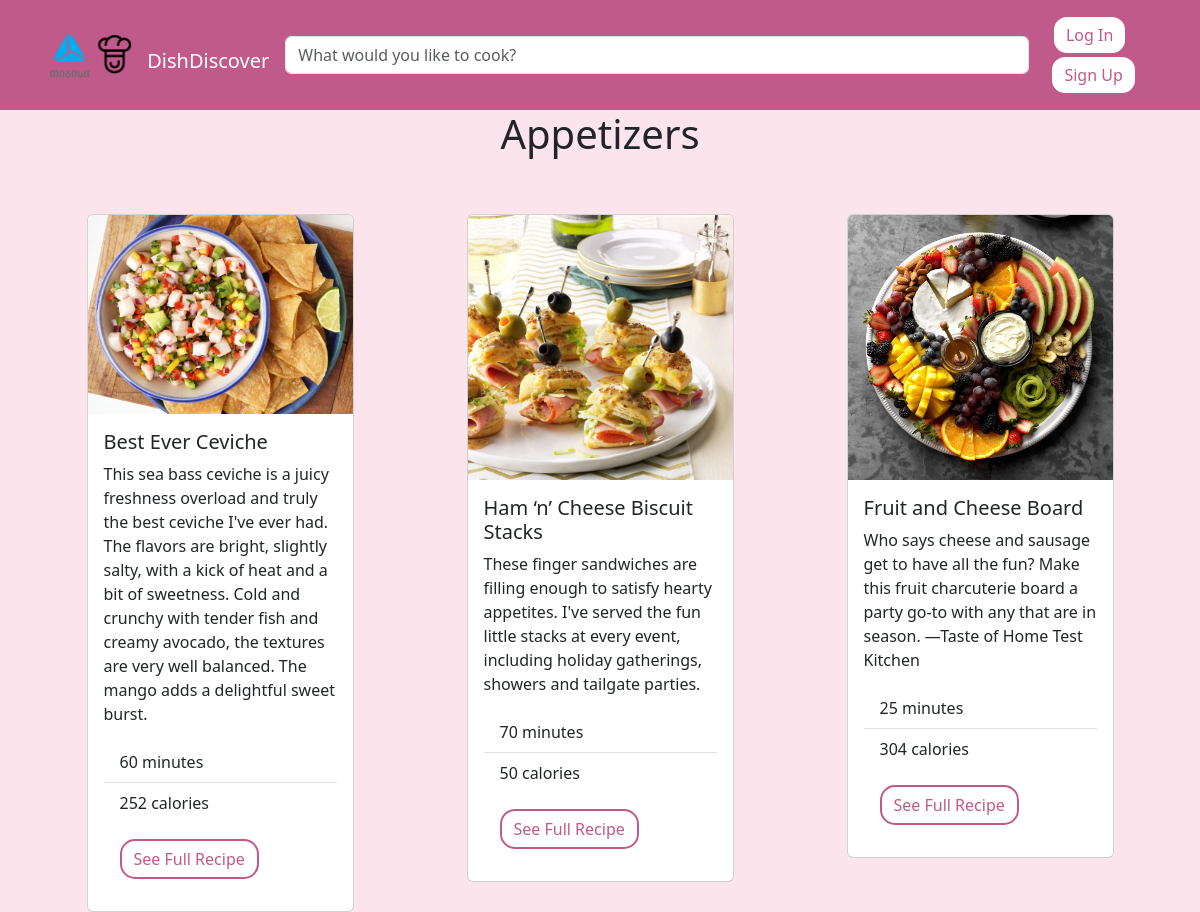
/appetizers, run on the app's committed database.
### models.py (models this page shows)
class Recipe(database.Model):
    id = Column(Integer, primary_key=True)
    title = Column(String(100), nullable=False)
    file = Column(String(255), nullable=False)
    description = Column(Text, nullable=False)
    cooking_time = Column(Text, nullable=True)
    calories = Column(Integer, nullable=True)
    ingredients = Column(Text, nullable=False)
    instructions = Column(Text, nullable=False)
    user_id = Column(Integer, ForeignKey('user.id'), nullable=False)
    category_id = database.Column(Integer, ForeignKey('category.id'), nullable=False)

### routes.py (the view)
@app.route('/appetizers')
def appetizers():
    category_name = 'appetizers'
    category = Category.query.filter_by(name=category_name).first()
    if category:
        recipes = Recipe.query.filter_by(category=category).all()
        return render_template('appetizers.html', recipes=recipes)

### templates/appetizers.html (shortened to what this page needs)
{% extends "base.html" %}
{% block content %}
<h1>Appetizers</h1>
<div class="container">
    <div class="row">  {% for recipe in recipes %}
        <div class="col-md-4 mt-4">  {% include "recipecard.html" %}
        </div>
        {% endfor %}
    </div>
</div>
{% endblock %}

### templates/recipecard.html (shortened to what this page needs)
<!DOCTYPE html>
<html lang="en">
<head>
</head>
<body>
    <div class="col-md-4 mt-4 mx-auto w-75">
        <div class="card">
            <img src="{{ url_for('static', filename='files/' + recipe.file) }}" class="card-img-top"
                 alt="Recipe Image">
            <div class="card-body">
                <h5 class="card-title">{{ recipe.title }}</h5>
                <p class="card-text">{{ recipe.description }}</p>
                <ul class="list-group list-group-flush">
                    <li class="list-group-item">{{ recipe.cooking_time }} minutes</li>
                    <li class="list-group-item">{{ recipe.calories }} calories</li>
                </ul>
                <div class="card-body">
                    <a class="btn btn-primary me-2 fancy-btn"
                       href="{{ url_for('recipe', recipe_id=recipe.id) }}">See Full Recipe</a>
                </div>
            </div>
        </div>
    </div>
</body>
</html>

### templates/base.html (style rules this page uses)
body { background-color: #fce4ec; }
.fancy-btn { background-color: #fff; color: #bf5a8b; border: 2px solid #bf5a8b; border-radius: 15px; }

### templates/appetizers.html (style rules this page uses)
h1 { text-align: center; }
.container { display: flex; flex-wrap: wrap; }

### data on the page
Recipe: file (picture), title "Best Ever Ceviche", description "This sea bass ceviche is a juicy freshness overload and truly the best ceviche I've ever had. The flavors are bright, slightly salty, with a kick of heat and a bit of sweetness. Cold and crunchy with tender fish and creamy avocado, the textures are very well balanced. The mango adds a delightful sweet burst.", cooking_time "60", calories "252"
Recipe: file (picture), title "Ham ‘n’ Cheese Biscuit Stacks", description "These finger sandwiches are filling enough to satisfy hearty appetites. I've served the fun little stacks at every event, including holiday gatherings, showers and tailgate parties.", cooking_time "70", calories "50"
Recipe: file (picture), title "Fruit and Cheese Board", description "Who says cheese and sausage get to have all the fun? Make this fruit charcuterie board a party go-to with any that are in season. —Taste of Home Test Kitchen", cooking_time "25", calories "304"
